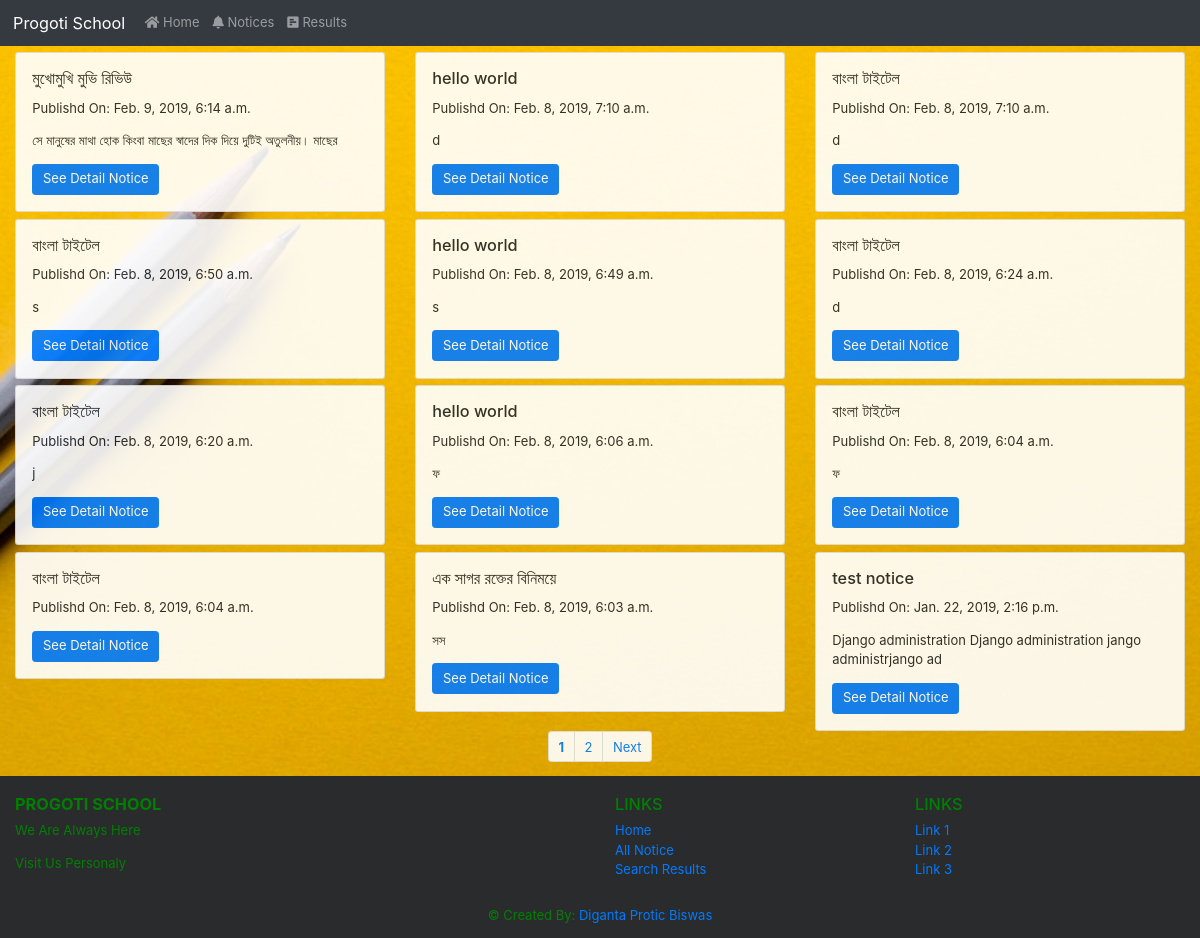
Screenshot of /noticeboard with the database file from the repository.
### noticeboard/models.py (models this page shows, shortened)
class Notice(models.Model):
	title = models.CharField(max_length=30)
	description = models.TextField(blank=True,null = True)
	attachment  = models.FileField(blank=True,null = True, upload_to='notification_files/')
	picture = models.ImageField(upload_to='images/',null = True, blank=True)
	upload_date = models.DateTimeField(auto_now_add=True)
	valid_till = models.DateTimeField()
	slug = models.SlugField(max_length=40,unique=True,blank=True)

### noticeboard/views.py (the view)
# urls.py: path('noticeboard',views.notice_list, name = 'notice_list_url'),
def notice_list(request):
    notices = Notice.objects.all().order_by('-upload_date')
    paginator = Paginator(notices, 12)
    page = request.GET.get('page')
    notices = paginator.get_page(page)
    return render(request, 'noticeboard/noticeboard.html',{'notices':notices})

### noticeboard/templates/noticeboard/noticeboard.html (shortened to what this page needs)
{%extends 'noticeboard/base.html'%}
{%load static%}
{%block content%}
<div class="noticeboard_list">
	<div class="row">
{%for notice in notices%}
		<div class="col-sm-4 mt-2">
		    <div class="card">
		      <div class="card-body">
		        <h5 class="card-title">{{notice.title}}</h5>
		        <p>Publishd On: {{notice.upload_date}}</p>
		        <p class="card-text">{{ notice.description|slice:":70" }}</p>
		        <a href="{%url 'notice_detail_url' slug=notice.slug %}" class="btn btn-primary">See Detail Notice</a>
		      </div>
		    </div>
		  </div>
{%endfor%}
	</div>
	<nav aria-label="Page navigation example">
	  <ul class="pagination justify-content-center">
	    {% for num in notices.paginator.page_range %}
			{% ifequal num notices.number %}
			<li class="page-item"><a class="page-link" href="#"><strong>{{ num }}</strong></a></li>
			{% else %}
			{% if forloop.counter < 5 %}
			<li class="page-item"><a class="page-link" href="?page={{ num }}">{{ num }}</a></li>
			{% endif %}
			{% endifequal %}
	    {% endfor %}
	     {% if notices.has_next %}
	    <li class="page-item">
	      <a class="page-link" href="?page={{ notices.next_page_number }}">Next</a>
	    </li>
	     {% endif %}
	  </ul>
	</nav>
</div>
{%endblock%}

### noticeboard/static/noticeboard/base.css (style rules this page uses)
html { min-height: 100%; font-size: 13px; font-family: serif; }
body { min-height: 100vh; background-image:url("background4.jpeg"); background-size:cover; background-position: center; background-repeat: no-repeat; background-attachment: fixed; }
.noticeboard_list, .detail_notification,.result_list { opacity: .9; }

### rows the page displays
Notice: title "মুখোমুখি মুভি রিভিউ", upload_date "Feb. 9, 2019, 6:14 a.m.", description "সে মানুষের মাথা হোক কিংবা মাছের স্বাদের দিক দিয়ে দুটিই অতুলনীয়। মাছের"
Notice: title "hello world", upload_date "Feb. 8, 2019, 7:10 a.m.", description "d"
Notice: title "বাংলা টাইটেল", upload_date "Feb. 8, 2019, 7:10 a.m.", description "d"
Notice: title "বাংলা টাইটেল", upload_date "Feb. 8, 2019, 6:50 a.m.", description "s"
Notice: title "hello world", upload_date "Feb. 8, 2019, 6:49 a.m.", description "s"
Notice: title "বাংলা টাইটেল", upload_date "Feb. 8, 2019, 6:24 a.m.", description "d"
Notice: title "বাংলা টাইটেল", upload_date "Feb. 8, 2019, 6:20 a.m.", description "j"
Notice: title "hello world", upload_date "Feb. 8, 2019, 6:06 a.m.", description "ফ"
Notice: title "বাংলা টাইটেল", upload_date "Feb. 8, 2019, 6:04 a.m.", description "ফ"
Notice: title "বাংলা টাইটেল", upload_date "Feb. 8, 2019, 6:04 a.m."
Notice: title "এক সাগর রক্তের বিনিময়ে", upload_date "Feb. 8, 2019, 6:03 a.m.", description "সস"
Notice: title "test notice", upload_date "Jan. 22, 2019, 2:16 p.m.", description "Django administration Django administration jango administrjango ad"

### other values shown
{{ num }} "1"
{{ num }} "2"
